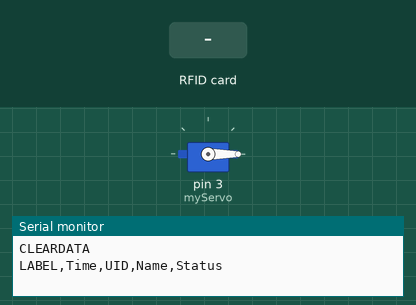
A sketch run on a simulated Arduino Uno, built with avr-gcc and run on an emulated ATmega328P. Shown: servo, the last lines printed to the serial monitor. The test bench sets the inputs (shaded band).

Above: at 1.2 s.
1.3 s: RFID card 14 C3 57 A7 held to the reader
At 2.6 s:
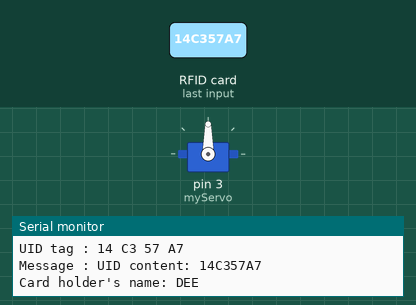
4.3 s: RFID card 33 23 A9 E4 held to the reader
At 6.3 s:
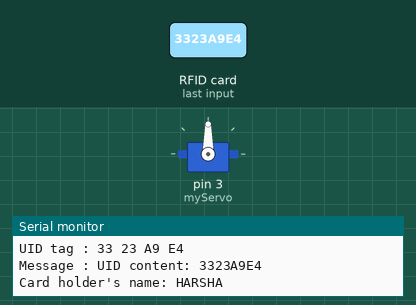
6.8 s: RFID card 13 F2 24 E4 held to the reader
Timing chart, 0 to 12.9 s (numbered marks = the images above; inputs shaded):
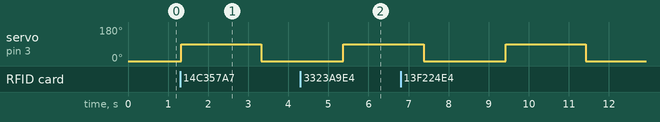

Measured:
- after the input at 1.3 s, servo on pin 3 (myServo): 0° → 90° at once, → 0° 2.0 s later
- after the input at 4.3 s, servo on pin 3 (myServo): 0° → 90° after 1.1 s

The sketch:

projectArd2.ino
```cpp
#include <SPI.h>
#include <MFRC522.h>
#include <Servo.h>
#include <Wire.h>

#define SS_PIN 10
#define RST_PIN 9
MFRC522 mfrc522(SS_PIN, RST_PIN);
Servo myServo;

String content = "";
String data = "";

String getCardHolderName(String uid) {
  if (uid == "14C357A7") {
    return "DEE";
  } else if (uid == "3323A9E4") {
    return "HARSHA";
  } else if (uid == "13F224E4") {
    return "LOL";
  } else {
    return "Unauthorised";
  }
}

void setup() {
  Serial.begin(9600);
  SPI.begin();
  mfrc522.PCD_Init();
  myServo.attach(3);
  myServo.write(0);  // Servo in closed position
  Serial.println("CLEARDATA");
  Serial.println("LABEL,Time,UID,Name,Status");
}

void loop() {
  if ( ! mfrc522.PICC_IsNewCardPresent()) {
    return;
  }
  if ( ! mfrc522.PICC_ReadCardSerial()) {
    return;
  }

  Serial.print("UID tag :");
    String content = "";
    for (byte i = 0; i < mfrc522.uid.size; i++) {
      Serial.print(mfrc522.uid.uidByte[i] < 0x10 ? " 0" : " ");
      Serial.print(mfrc522.uid.uidByte[i], HEX);
      content.concat(String(mfrc522.uid.uidByte[i] < 0x10 ? " 0" : " "));
      content.concat(String(mfrc522.uid.uidByte[i], HEX));
    }
    Serial.println();
    Serial.print("Message : ");
    content.toUpperCase();
  String shortUID = "";
    for (byte i = 0; i < mfrc522.uid.size; i++) {
      if (mfrc522.uid.uidByte[i] < 0x10) shortUID += "0";  // Add leading zero if necessary
      shortUID += String(mfrc522.uid.uidByte[i], HEX);
  }
  shortUID.toUpperCase();
  Serial.print("UID content: ");
    Serial.println(shortUID);
  String cardHolderName = getCardHolderName(shortUID);
  Serial.print("Card holder's name: ");
    Serial.println(cardHolderName);

     if (cardHolderName != "Unauthorised") {
      // Open the servo
      myServo.write(90);
      delay(2000);
      // Close the servo
      myServo.write(0);
      delay(2000);
    }

  // Action when card is detected
  Serial.print("DATA,");
  Serial.print("TIME,");
  Serial.print(shortUID);
  Serial.print(",");
  Serial.print(cardHolderName);

  Serial.print(",");
  Serial.println(cardHolderName == "Unauthorised" ? "Denied" : "Exit");
   // Close the servo

  mfrc522.PICC_HaltA();
  mfrc522.PCD_StopCrypto1();
}
```
